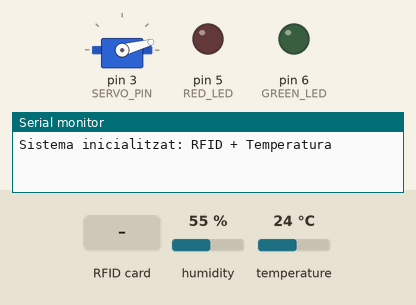
A sketch run on a simulated Arduino Uno, built with avr-gcc and run on an emulated ATmega328P. Parts: servo, output pins drawn as LEDs (lit = HIGH), the last lines printed to the serial monitor. Dashed ring = blinking. The test bench sets the inputs (shaded band); at power-on: humidity 55 %, temperature 24 °C. Pins used as bus, display or sensor lines are not drawn.

Above: at 1.2 s.
1.3 s: RFID card 30 25 51 71 63 held to the reader
At 1.4 s:
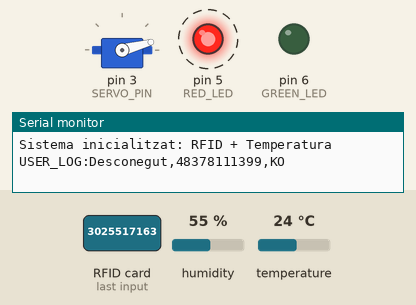
Timing chart, 0 to 4.3 s (numbered marks = the images above; inputs shaded):
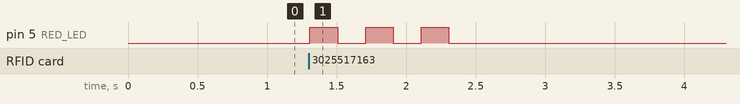

The sketch:

arduino.ino
```cpp
#include <SPI.h>             // Librería para comunicación SPI (para el RFID)
#include <MFRC522.h>         // Librería para el módulo lector RFID RC522
#include <Servo.h>           // Librería para controlar servo, esto lo tengo para mi implementación en casa
#include <DHT.h>             // Librería para sensores DHT (temperatura y humedad)

// Definición de pines

#define SS_PIN 10            // Pin SS del RFID
#define RST_PIN 9            // Pin de reset del RFID

#define DHTPIN 2             // Pin de datos del sensor DHT11
#define DHTTYPE DHT11        // Tipo de sensor (DHT11)

#define RED_LED 5            // Pin del LED rojo (acceso denegado), NO está implementado, faltan resisténcias
#define GREEN_LED 6          // Pin del LED verde (acceso concedido), NO está implementado, faltan resisténcias

#define SERVO_PIN 3          // Pin del servo (cerradura) - De esto tengo que comentar que al final no he usado el servo ya que no tenía el como probarlo en la expo de clase. Por si sirve, en mi casa lo estoy empezando a implementar en un armario de la comunidad que tengo en mi piso.

// Inicialización de objetos

MFRC522 rfid(SS_PIN, RST_PIN);  // Objeto para controlar el lector RFID
DHT dht(DHTPIN, DHTTYPE);       // Objeto para leer el sensor DHT
Servo lockServo;                // Objeto para controlar el servo que, vuelvo a repetir, NO lo he usado para el proyecto

// --- Variables de estado de la cerradura --- (está en caso de que lo hubiese hecho y para dejarlo implementado ya para mi casa)

int lockPos = 15;           // Ángulo del servo para posición cerrada
int unlockPos = 75;         // Ángulo del servo para posición abierta
boolean locked = true;      // Estado actual de la cerradura (true = cerrada)

// --- Usuarios autorizados y nombres asociados ---

String accessGranted[] = {"3025517163", "19612012715"};  // UID de tarjetas permitidas, se pueden añadir las que sean necesarias
String nomsUsuaris[] = {"Lucca", "Arnau"};               // Nombres correspondientes
int accessGrantedSize = 2;                               // Número de usuarios

// Temporizador para lectura de temperatura

unsigned long lastTempRead = 0;              // Último tiempo de lectura de temperatura
const unsigned long tempInterval = 10000;    // Intervalo de lectura (10 segundos para que esté actualizado)

// Función setup: configuración inicial

void setup() {
  Serial.begin(9600);           // Inicia comunicación serie
  SPI.begin();                  // Inicia bus SPI
  rfid.PCD_Init();              // Inicia el lector RFID
  dht.begin();                  // Inicia el sensor DHT

  pinMode(RED_LED, OUTPUT);     // LED rojo como salida
  pinMode(GREEN_LED, OUTPUT);   // LED verde como salida

  lockServo.attach(SERVO_PIN);  // Conecta el servo al pin especificado
  lockServo.write(lockPos);     // Posiciona el servo en cerrado

  Serial.println("Sistema inicialitzat: RFID + Temperatura");  // Mensaje de inicio
}

// Función loop: se repite constantemente

void loop() {
  // Parte 1: Lectura RFID
  if (rfid.PICC_IsNewCardPresent() && rfid.PICC_ReadCardSerial()) {
    String temp = "";
    for (byte i = 0; i < rfid.uid.size; i++) {
      temp += String(rfid.uid.uidByte[i]);  // Construye el UID como string
    }
    checkAccess(temp);  // Verifica si el UID está autorizado
    rfid.PICC_HaltA();  // Detiene la comunicación con la tarjeta
  }

  // Parte 2: Lectura de temperatura/humedad
  unsigned long now = millis();
  if (now - lastTempRead > tempInterval) {
    lastTempRead = now;
    float h = dht.readHumidity();        // Lee humedad
    float t = dht.readTemperature();     // Lee temperatura
    if (!isnan(h) && !isnan(t)) {        // Verifica si son valores válidos y los imprime en la terminal
      Serial.print("TºC: ");
      Serial.print(t);
      Serial.print("º  Humitat: ");
      Serial.print(h);
      Serial.println("%");
    }
  }
}

// Verifica si el UID recibido tiene acceso

void checkAccess(String temp) {
  boolean granted = false;

  for (int i = 0; i < accessGrantedSize; i++) {
    if (accessGranted[i] == temp) {  // Si el UID coincide con uno autorizado (los cuales he definido anteriormente)
      granted = true;

      // Imprime registro por consola en formato especial
      Serial.print("USER_LOG:");
      Serial.print(nomsUsuaris[i]);
      Serial.print(",");
      Serial.print(temp);
      Serial.println(",OK");

      toggleLock();             // Cambia estado de la cerradura
      blinkLED(GREEN_LED);      // Parpadea LED verde
    }
  }

  if (!granted) {
    Serial.print("USER_LOG:Desconegut,");  // UID no autorizado
    Serial.print(temp);
    Serial.println(",KO");

    blinkLED(RED_LED);           // Parpadea LED rojo
  }
}

// Cambia entre abrir y cerrar la cerradura (lo mismo de antes, de momento no lo he implementado, lo dejo para cuando lo haga en mi casa)

void toggleLock() {
  if (locked) {
    lockServo.write(unlockPos);  // Abre
    locked = false;
  } else {
    lockServo.write(lockPos);    // Cierra
    locked = true;
  }
}

// Parpadea un LED 3 veces (verde o rojo)

void blinkLED(int ledPin) {
  for (int i = 0; i < 3; i++) {
    digitalWrite(ledPin, HIGH);  // Enciende
    delay(200);
    digitalWrite(ledPin, LOW);   // Apaga
    delay(200);
  }
}
```

Measured:
- after the input at 1.3 s, pin 5 (RED_LED): alternates HIGH for 0.20 s and LOW for 0.20 s, 6 changes in all, then stays LOW, starting at once
